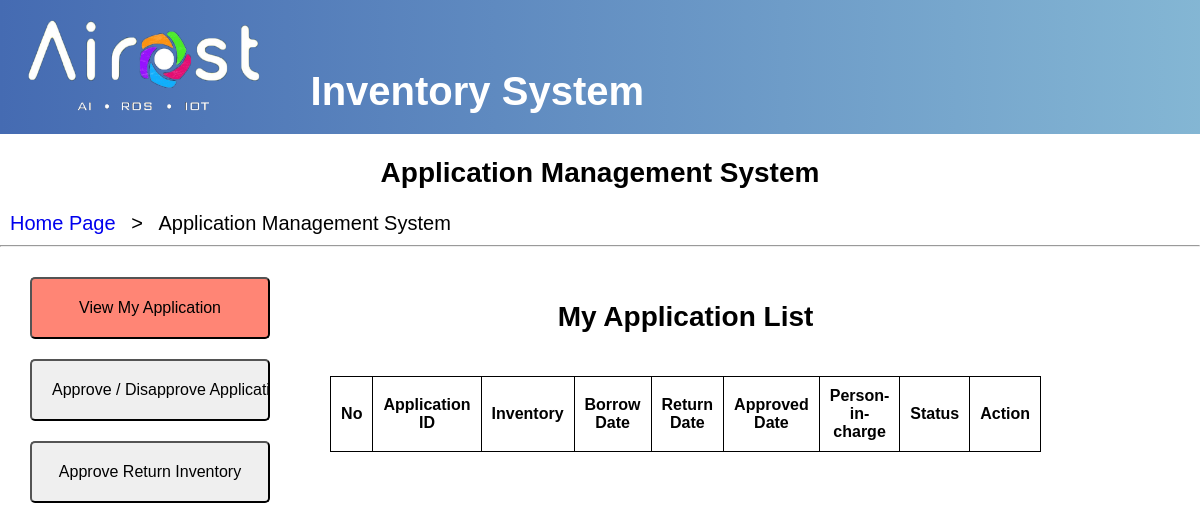
Before: /php/viewmyapplication_management.php (signed in) with the older database file.
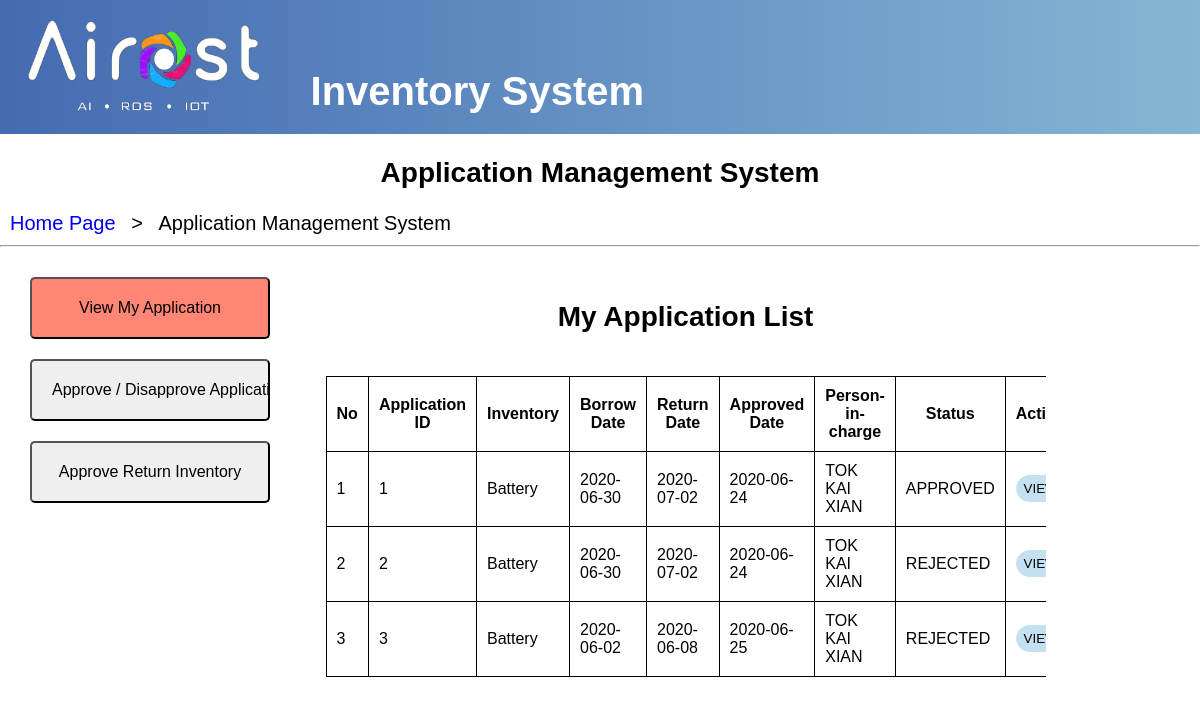
After: the same page with the newer database file.
### tables this page shows
CREATE TABLE `application` (
  `ApplicationID` int(20) NOT NULL,
  `ApplicantID` int(255) NOT NULL,
  `ApproverID` int(20) DEFAULT NULL,
  `Amount` int(20) NOT NULL,
  `AppliedDate` date NOT NULL,
  `BorrowDate` date NOT NULL,
  `ReturnDate` date NOT NULL,
  `ApprovedDate` date DEFAULT NULL,
  `Description` varchar(255) DEFAULT NULL,
  `Status` varchar(20) NOT NULL,
  `InventoryID` int(20) NOT NULL,
  `Reason` varchar(255) DEFAULT NULL,
  PRIMARY KEY (`ApplicationID`),
  KEY `Amount` (`Amount`) USING BTREE,
  KEY `FK_ApplicantID` (`ApplicantID`) USING BTREE,
  KEY `FK_ApproverID` (`ApproverID`) USING BTREE,
  KEY `FK_BorrowItemID` (`InventoryID`) USING BTREE
);

CREATE TABLE `inventory` (
  `InventoryID` int(20) NOT NULL,
  `ItemName` varchar(255) NOT NULL,
  `ItemAmount` int(20) NOT NULL,
  `BorrowAmount` int(20) NOT NULL,
  PRIMARY KEY (`InventoryID`)
);

CREATE TABLE `user` (
  `UserID` int(20) NOT NULL,
  `Name` varchar(255) NOT NULL,
  `Password` varchar(255) NOT NULL,
  `Email` varchar(50) NOT NULL,
  `Phone` varchar(20) NOT NULL,
  `Position` varchar(20) NOT NULL,
  PRIMARY KEY (`UserID`)
);

### php/viewmyapplication_management.php (the view, shortened to what this page needs)
<?php
require_once('dbconfig.php');
$uid = $_SESSION['uid'];
$sql = "SELECT * FROM `application` WHERE `ApplicantID` = ".$uid;
$result = mysqli_query($db_connection, $sql);
$counter = 1;
?>
<html>
    <head>
        <link rel="stylesheet" type="text/css" href="../css/header.css" />
        <link rel="stylesheet" type="text/css" href="../css/viewapplicationpage.css" />
    </head>
    <body>
        <div class="header">
            <img src="../img/logo.png" alt="Logo">
            <h1>Inventory System</h1>
        </div>
        <div class="refLink">
            <h2> Application Management System</h2>
            <a href="./homepage.php">Home Page</a><p>&nbsp>&nbsp</p><p>Application Management System</p>
        </div>
        <hr>
        <div class="management-sidebar">
            <input type="button" name="viewmyform" value="View My Application" onclick="goto('viewmyapplication_management.php');"/>
            <input type="button" name="manage_member_app" value="Approve / Disapprove Application" onclick="goto('manageapplication.php');"/>
            <input type="button" name="manage_return_app" value="Approve Return Inventory" onclick="goto('returninventory.php');"/>
        </div>
        <div class="myapplist">
            <h2 class="title">My Application List</h2>
            <table>
                <tr>
                    <th>No</th>
                    <th>Application ID</th>
                    <th>Inventory</th>
                    <th>Borrow Date</th>
                    <th>Return Date</th>
                    <th>Approved Date</th>
                    <th>Person-in-charge</th>
                    <th>Status</th>
                    <th>Action</th>
                </tr>
            <?php while($resultrow = mysqli_fetch_assoc($result)){
                $itemid = $resultrow['InventoryID'];
                $borrowdate = $resultrow ['BorrowDate'];
                $returndate =$resultrow['ReturnDate'];
                $appid = $resultrow['ApplicationID'];
                $approveddate = $resultrow['ApprovedDate'];
                $approverid = $resultrow['ApproverID'];
                $status = $resultrow['Status'];
                $sqlitem = "SELECT `ItemName` from `inventory` WHERE `InventoryID` = ".$itemid;
                $result_item = mysqli_query($db_connection, $sqlitem);
                $resultrow_item = mysqli_fetch_assoc($result_item);
                $itemname = $resultrow_item['ItemName'];
                if($approverid == NULL){
                    $approvername = "-";
                }else{
                    $sqlapprover = "SELECT `Name` from `user` WHERE `UserID` = ".$approverid;
                    $resultapprover = mysqli_query($db_connection, $sqlapprover);
                    $resultrow_approver = mysqli_fetch_assoc($resultapprover);
                    $approvername = $resultrow_approver['Name'];
                }
                if($status == "PENDING"){
                    $buttonname = "EDIT";
                }else{
                    $buttonname = "VIEW";
                }
            ?>
            <form action="<?php if($buttonname == "EDIT"){
                echo "update_application.php";
            }else{
                echo "view_application.php";
            }
            ?>" method="POST">
                <tr>
                    <td><?php echo $counter; $counter++; ?></td>
                    <td><?php echo $appid?></td>
                    <td><?php echo $itemname ?></td>
                    <td><?php echo $borrowdate; ?></td>
                    <td><?php echo $returndate; ?></td>
                    <td><?php echo $approveddate?></td>
                    <td><?php echo $approvername; ?></td>
                    <td><?php echo $status ?></td>
                    <td><input type="submit" class="submit" name="submit" value="<?php echo $buttonname; ?>"></td>
                </tr>
            </form>
        <?php } ?>
            </table>
        </div>
    </body>
</html>

Changed rows visible on the page:
added application: ApplicationID "1", InventoryID.ItemName "Battery", BorrowDate "2020-06-30", ReturnDate "2020-07-02", ApprovedDate "2020-06-24", user.Name "TOK KAI XIAN", Status "APPROVED", submit "VIEW"
added application: ApplicationID "2", InventoryID.ItemName "Battery", BorrowDate "2020-06-30", ReturnDate "2020-07-02", ApprovedDate "2020-06-24", user.Name "TOK KAI XIAN", Status "REJECTED", submit "VIEW"
added application: ApplicationID "3", InventoryID.ItemName "Battery", BorrowDate "2020-06-02", ReturnDate "2020-06-08", ApprovedDate "2020-06-25", user.Name "TOK KAI XIAN", Status "REJECTED", submit "VIEW"
